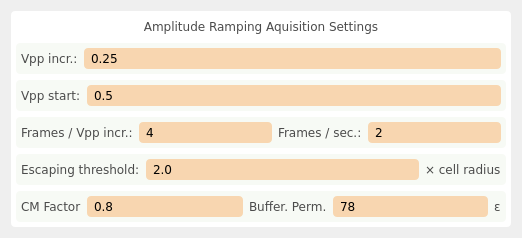
          <widget class="QWidget" name="tab">
           <attribute name="title">
            <string>OT Force</string>
           </attribute>
           <layout class="QVBoxLayout" name="verticalLayout_5">
            <item>
             <widget class="QFrame" name="verticalFrame_3">
              <property name="styleSheet">
               <string notr="true">background-color: rgb(255, 255, 255);
border-radius: 4px;</string>
              </property>
              <layout class="QVBoxLayout" name="verticalLayout_9">
               <property name="leftMargin">
                <number>5</number>
               </property>
               <property name="topMargin">
                <number>5</number>
               </property>
               <property name="rightMargin">
                <number>5</number>
               </property>
               <property name="bottomMargin">
                <number>5</number>
               </property>
               <item>
                <widget class="QLabel" name="static_odsc_label_18">
                 <property name="minimumSize">
                  <size>
                   <width>0</width>
                   <height>21</height>
                  </size>
                 </property>
                 <property name="font">
                  <font>
                   <family>Verdana</family>
                   <pointsize>9</pointsize>
                   <weight>50</weight>
                   <italic>false</italic>
                   <bold>false</bold>
                  </font>
                 </property>
                 <property name="styleSheet">
                  <string notr="true">color: rgb(75, 75, 75);</string>
                 </property>
                 <property name="text">
                  <string>Amplitude Ramping Aquisition Settings</string>
                 </property>
                 <property name="alignment">
                  <set>Qt::AlignCenter</set>
                 </property>
                </widget>
               </item>
               <item>
                <widget class="QFrame" name="frame_12">
                 <property name="styleSheet">
                  <string notr="true">background-color: rgb(247, 250, 245);
border-radius: 4px;</string>
                 </property>
                 <layout class="QHBoxLayout" name="horizontalLayout_15" stretch="0,0">
                  <property name="leftMargin">
                   <number>5</number>
                  </property>
                  <property name="topMargin">
                   <number>5</number>
                  </property>
                  <property name="rightMargin">
                   <number>5</number>
                  </property>
                  <property name="bottomMargin">
                   <number>5</number>
                  </property>
                  <item>
                   <widget class="QLabel" name="static_odsc_label_21">
                    <property name="minimumSize">
                     <size>
                      <width>0</width>
                      <height>21</height>
                     </size>
                    </property>
                    <property name="font">
                     <font>
                      <family>Verdana</family>
                      <pointsize>9</pointsize>
                      <weight>50</weight>
                      <italic>false</italic>
                      <bold>false</bold>
                     </font>
                    </property>
                    <property name="styleSheet">
                     <string notr="true">color: rgb(75, 75, 75);</string>
                    </property>
                    <property name="text">
                     <string>Vpp incr.:</string>
                    </property>
                   </widget>
                  </item>
                  <item>
                   <widget class="QLineEdit" name="pyqt5_entry_vpp_increment">
                    <property name="enabled">
                     <bool>true</bool>
                    </property>
                    <property name="minimumSize">
                     <size>
                      <width>0</width>
                      <height>21</height>
                     </size>
                    </property>
                    <property name="font">
                     <font>
                      <family>Verdana</family>
                     </font>
                    </property>
                    <property name="styleSheet">
                     <string notr="true">QLineEdit {
border-radius: 4px;
padding: 0px 5px 0px 5px;
background-color: rgb(248,214,176);
}

QLineEdit:disabled {
	background-color: rgb(220, 204, 191);
}</string>
                    </property>
                    <property name="text">
                     <string>0.25</string>
                    </property>
                   </widget>
                  </item>
                 </layout>
                </widget>
               </item>
               <item>
                <widget class="QFrame" name="frame_13">
                 <property name="styleSheet">
                  <string notr="true">background-color: rgb(247, 250, 245);
border-radius: 4px;</string>
                 </property>
                 <layout class="QHBoxLayout" name="horizontalLayout_16" stretch="0,0">
                  <property name="leftMargin">
                   <number>5</number>
                  </property>
                  <property name="topMargin">
                   <number>5</number>
                  </property>
                  <property name="rightMargin">
                   <number>5</number>
                  </property>
                  <property name="bottomMargin">
                   <number>5</number>
                  </property>
                  <item>
                   <widget class="QLabel" name="static_odsc_label_22">
                    <property name="minimumSize">
                     <size>
                      <width>0</width>
                      <height>21</height>
                     </size>
                    </property>
                    <property name="font">
                     <font>
                      <family>Verdana</family>
                      <pointsize>9</pointsize>
                      <weight>50</weight>
                      <italic>false</italic>
                      <bold>false</bold>
                     </font>
                    </property>
                    <property name="styleSheet">
                     <string notr="true">color: rgb(75, 75, 75);</string>
                    </property>
                    <property name="text">
                     <string>Vpp start:</string>
                    </property>
                   </widget>
                  </item>
                  <item>
                   <widget class="QLineEdit" name="pyqt5_entry_vpp_start">
                    <property name="enabled">
                     <bool>true</bool>
                    </property>
                    <property name="minimumSize">
                     <size>
                      <width>0</width>
                      <height>21</height>
                     </size>
                    </property>
                    <property name="font">
                     <font>
                      <family>Verdana</family>
                     </font>
                    </property>
                    <property name="styleSheet">
                     <string notr="true">QLineEdit {
border-radius: 4px;
padding: 0px 5px 0px 5px;
background-color: rgb(248,214,176);
}

QLineEdit:disabled {
	background-color: rgb(220, 204, 191);
}</string>
                    </property>
                    <property name="text">
                     <string>0.5</string>
                    </property>
                   </widget>
                  </item>
                 </layout>
                </widget>
               </item>
               <item>
                <widget class="QFrame" name="frame_14">
                 <property name="styleSheet">
                  <string notr="true">background-color: rgb(247, 250, 245);
border-radius: 4px;</string>
                 </property>
                 <layout class="QHBoxLayout" name="horizontalLayout_17" stretch="0,0,0,0">
                  <property name="leftMargin">
                   <number>5</number>
                  </property>
                  <property name="topMargin">
                   <number>5</number>
                  </property>
                  <property name="rightMargin">
                   <number>5</number>
                  </property>
                  <property name="bottomMargin">
                   <number>5</number>
                  </property>
                  <item>
                   <widget class="QLabel" name="static_odsc_label_23">
                    <property name="minimumSize">
                     <size>
                      <width>0</width>
                      <height>21</height>
                     </size>
                    </property>
                    <property name="font">
                     <font>
                      <family>Verdana</family>
                      <pointsize>9</pointsize>
                      <weight>50</weight>
                      <italic>false</italic>
                      <bold>false</bold>
                     </font>
                    </property>
                    <property name="styleSheet">
                     <string notr="true">color: rgb(75, 75, 75);</string>
                    </property>
                    <property name="text">
                     <string>Frames / Vpp incr.:</string>
                    </property>
                   </widget>
                  </item>
                  <item>
                   <widget class="QLineEdit" name="pyqt5_entry_frames_vpp_increment">
                    <property name="enabled">
                     <bool>true</bool>
                    </property>
                    <property name="minimumSize">
                     <size>
                      <width>0</width>
                      <height>21</height>
                     </size>
                    </property>
                    <property name="font">
                     <font>
                      <family>Verdana</family>
                     </font>
                    </property>
                    <property name="styleSheet">
                     <string notr="true">QLineEdit {
border-radius: 4px;
padding: 0px 5px 0px 5px;
background-color: rgb(248,214,176);
}

QLineEdit:disabled {
	background-color: rgb(220, 204, 191);
}</string>
                    </property>
                    <property name="text">
                     <string>4</string>
                    </property>
                   </widget>
                  </item>
                  <item>
                   <widget class="QLabel" name="static_odsc_label_37">
                    <property name="minimumSize">
                     <size>
                      <width>0</width>
                      <height>21</height>
                     </size>
                    </property>
                    <property name="font">
                     <font>
                      <family>Verdana</family>
                      <pointsize>9</pointsize>
                      <weight>50</weight>
                      <italic>false</italic>
                      <bold>false</bold>
                     </font>
                    </property>
                    <property name="styleSheet">
                     <string notr="true">color: rgb(75, 75, 75);</string>
                    </property>
                    <property name="text">
                     <string>Frames / sec.:</string>
                    </property>
                   </widget>
                  </item>
                  <item>
                   <widget class="QLineEdit" name="pyqt5_entry_frames_per_second">
                    <property name="enabled">
                     <bool>true</bool>
                    </property>
                    <property name="minimumSize">
                     <size>
                      <width>0</width>
                      <height>21</height>
                     </size>
                    </property>
                    <property name="font">
                     <font>
                      <family>Verdana</family>
                     </font>
                    </property>
                    <property name="styleSheet">
                     <string notr="true">QLineEdit {
border-radius: 4px;
padding: 0px 5px 0px 5px;
background-color: rgb(248,214,176);
}

QLineEdit:disabled {
	background-color: rgb(220, 204, 191);
}</string>
                    </property>
                    <property name="text">
                     <string>2</string>
                    </property>
                   </widget>
                  </item>
                 </layout>
                </widget>
               </item>
               <item>
                <widget class="QFrame" name="frame_17">
                 <property name="styleSheet">
                  <string notr="true">background-color: rgb(247, 250, 245);
border-radius: 4px;</string>
                 </property>
                 <layout class="QHBoxLayout" name="horizontalLayout_18" stretch="0,0,0">
                  <property name="leftMargin">
                   <number>5</number>
                  </property>
                  <property name="topMargin">
                   <number>5</number>
                  </property>
                  <property name="rightMargin">
                   <number>5</number>
                  </property>
                  <property name="bottomMargin">
                   <number>5</number>
                  </property>
                  <item>
                   <widget class="QLabel" name="static_odsc_label_33">
                    <property name="minimumSize">
                     <size>
                      <width>0</width>
                      <height>21</height>
                     </size>
                    </property>
                    <property name="font">
                     <font>
                      <family>Verdana</family>
                      <pointsize>9</pointsize>
                      <weight>50</weight>
                      <italic>false</italic>
                      <bold>false</bold>
                     </font>
                    </property>
                    <property name="styleSheet">
                     <string notr="true">color: rgb(75, 75, 75);</string>
                    </property>
                    <property name="text">
                     <string>Escaping threshold:</string>
                    </property>
                   </widget>
                  </item>
                  <item>
                   <widget class="QLineEdit" name="pyqt5_entry_escaping_thereshold">
                    <property name="enabled">
                     <bool>true</bool>
                    </property>
                    <property name="minimumSize">
                     <size>
                      <width>0</width>
                      <height>21</height>
                     </size>
                    </property>
                    <property name="font">
                     <font>
                      <family>Verdana</family>
                     </font>
                    </property>
                    <property name="styleSheet">
                     <string notr="true">QLineEdit {
border-radius: 4px;
padding: 0px 5px 0px 5px;
background-color: rgb(248,214,176);
}

QLineEdit:disabled {
	background-color: rgb(220, 204, 191);
}</string>
                    </property>
                    <property name="text">
                     <string>2.0</string>
                    </property>
                   </widget>
                  </item>
                  <item>
                   <widget class="QLabel" name="static_odsc_label_34">
                    <property name="minimumSize">
                     <size>
                      <width>0</width>
                      <height>21</height>
                     </size>
                    </property>
                    <property name="font">
                     <font>
                      <family>Verdana</family>
                      <pointsize>9</pointsize>
                      <weight>50</weight>
                      <italic>false</italic>
                      <bold>false</bold>
                     </font>
                    </property>
                    <property name="styleSheet">
                     <string notr="true">color: rgb(75, 75, 75);</string>
                    </property>
                    <property name="text">
                     <string>× cell radius</string>
                    </property>
                   </widget>
                  </item>
                 </layout>
                </widget>
               </item>
               <item>
                <widget class="QFrame" name="frame_7">
                 <property name="styleSheet">
                  <string notr="true">background-color: rgb(247, 250, 245);
border-radius: 4px;</string>
                 </property>
                 <layout class="QHBoxLayout" name="horizontalLayout_10" stretch="0,0,0,0,0">
                  <property name="leftMargin">
                   <number>5</number>
                  </property>
                  <property name="topMargin">
                   <number>5</number>
                  </property>
                  <property name="rightMargin">
                   <number>5</number>
                  </property>
                  <property name="bottomMargin">
                   <number>5</number>
                  </property>
                  <item>
                   <widget class="QLabel" name="static_odsc_label_19">
                    <property name="minimumSize">
                     <size>
                      <width>0</width>
                      <height>21</height>
                     </size>
                    </property>
                    <property name="font">
                     <font>
                      <family>Verdana</family>
                      <pointsize>9</pointsize>
                      <weight>50</weight>
                      <italic>false</italic>
                      <bold>false</bold>
                     </font>
                    </property>
                    <property name="styleSheet">
                     <string notr="true">color: rgb(75, 75, 75);</string>
                    </property>
                    <property name="text">
                     <string>CM Factor</string>
                    </property>
                   </widget>
                  </item>
                  <item>
                   <widget class="QLineEdit" name="pyqt5_entry_cm_factor">
                    <property name="enabled">
                     <bool>true</bool>
                    </property>
                    <property name="minimumSize">
                     <size>
                      <width>0</width>
                      <height>21</height>
                     </size>
                    </property>
                    <property name="font">
                     <font>
                      <family>Verdana</family>
                     </font>
                    </property>
                    <property name="styleSheet">
                     <string notr="true">QLineEdit {
border-radius: 4px;
padding: 0px 5px 0px 5px;
background-color: rgb(248,214,176);
}

QLineEdit:disabled {
	background-color: rgb(220, 204, 191);
}</string>
                    </property>
                    <property name="text">
                     <string>0.8</string>
                    </property>
                   </widget>
                  </item>
                  <item>
                   <widget class="QLabel" name="static_odsc_label_35">
                    <property name="minimumSize">
                     <size>
                      <width>0</width>
                      <height>21</height>
                     </size>
                    </property>
                    <property name="font">
                     <font>
                      <family>Verdana</family>
                      <pointsize>9</pointsize>
                      <weight>50</weight>
                      <italic>false</italic>
                      <bold>false</bold>
                     </font>
                    </property>
                    <property name="styleSheet">
                     <string notr="true">color: rgb(75, 75, 75);</string>
                    </property>
                    <property name="text">
                     <string>Buffer. Perm.</string>
                    </property>
                   </widget>
                  </item>
                  <item>
                   <widget class="QLineEdit" name="pyqt5_entry_buffer_perm">
                    <property name="enabled">
                     <bool>true</bool>
                    </property>
                    <property name="minimumSize">
                     <size>
                      <width>0</width>
                      <height>21</height>
                     </size>
                    </property>
                    <property name="font">
                     <font>
                      <family>Verdana</family>
                     </font>
                    </property>
                    <property name="styleSheet">
                     <string notr="true">QLineEdit {
border-radius: 4px;
padding: 0px 5px 0px 5px;
background-color: rgb(248,214,176);
}

QLineEdit:disabled {
	background-color: rgb(220, 204, 191);
}</string>
                    </property>
                    <property name="text">
                     <string>78</string>
                    </property>
                   </widget>
                  </item>
                  <item>
                   <widget class="QLabel" name="static_odsc_label_36">
                    <property name="minimumSize">
                     <size>
                      <width>0</width>
                      <height>21</height>
                     </size>
                    </property>
                    <property name="font">
                     <font>
                      <family>Verdana</family>
                      <pointsize>9</pointsize>
                      <weight>50</weight>
                      <italic>false</italic>
                      <bold>false</bold>
                     </font>
                    </property>
                    <property name="styleSheet">
                     <string notr="true">color: rgb(75, 75, 75);</string>
                    </property>
                    <property name="text">
                     <string>ε</string>
                    </property>
                   </widget>
                  </item>
                 </layout>
                </widget>
               </item>
              </layout>
             </widget>
            </item>
           </layout>
          </widget>
